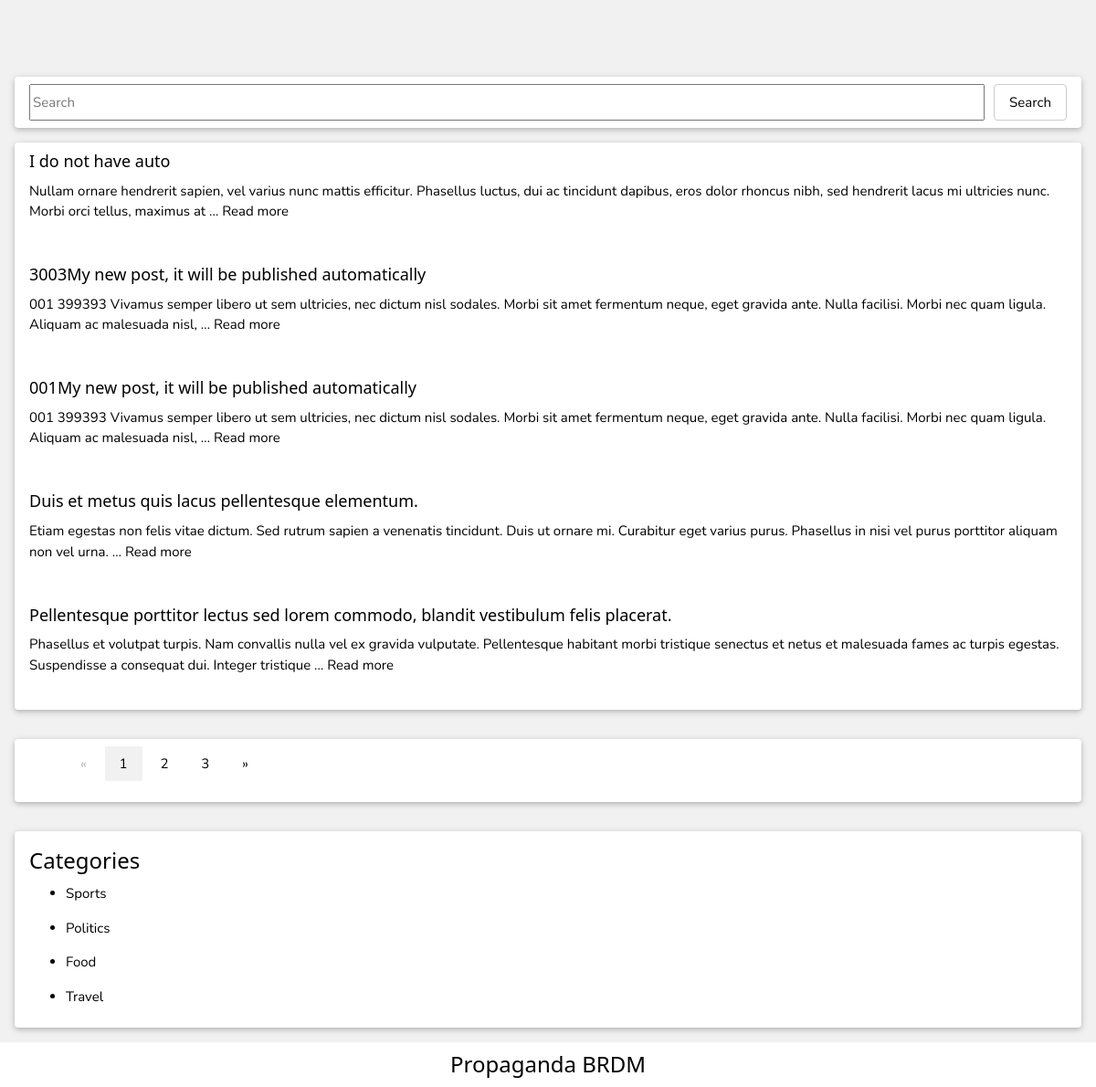
The page / on the database its author committed.
### blog/models.py (models this page shows, shortened)
class BlogPost(models.Model):
    author = models.ForeignKey(User, on_delete=models.CASCADE, related_name='author',)
    title = models.CharField(max_length=200)
    body = models.TextField()
    category = models.ManyToManyField(BlogPostCategory)
    date_created = models.DateTimeField(auto_now_add=True)
    is_published = models.BooleanField(default=False)
    likes = models.ManyToManyField(User, related_name="blog_post_likes", )
    dislikes = models.ManyToManyField(User, related_name="blog_post_dislikes", )
    class Meta:
        ordering = ['is_published']

class BlogPostCategory(models.Model):
    category = models.CharField(max_length=200)
    def __str__(self):
        return self.category

### blog/views.py (the view)
# urls.py: path('', index, name='index'),
def index(request):
    recentblogpost = BlogPost.objects.filter(is_published=True).order_by('-date_created')
    paginator = Paginator(recentblogpost, 5)
    page_number = request.GET.get('page')
    page_obj = paginator.get_page(page_number)
    categories = BlogPostCategory.objects.all()
    context = {
        'page_obj': page_obj,
        'categories': categories
    }
    search_input = request.GET.get('search-blog-post')
    if search_input:
        context['page_obj'] = recentblogpost.filter(title__icontains=search_input)
        context['search_input'] = search_input
    return render(request, 'blog/index.html', context)

### blog/templates/blog/index.html (shortened to what this page needs)
{% extends "blog/base.html" %}
{% block content %}
<div class="w3-card w3-margin w3-padding w3-white w3-container w3-round">
    <form method="get">
        <div style="display:flex;justify-content:space-between;">
            <input style="width:100%; margin-right:10px;" type="text" name="search-blog-post" value="{{search_input}}" placeholder="Search">
            <input class="w3-button w3-border w3-round w3-center w3-hover-light-grey" type="submit" value="Search">
        </div>
    </form>
</div>
<div class="w3-card w3-margin w3-white w3-container w3-round">
{% for post in page_obj %}
    <h5>{{post.title}}</h5>
    <p>
        {{post.body|safe|truncatewords:30}}
        <a href="{% url 'blog:detail' post.id %}">Read more</a>
    </p>
    <br/>
{% endfor %}
</div>
{% if page_obj.has_other_pages %}
<div style="display:flex;justify-content:center;">
<div class="w3-card w3-white w3-margin w3-bar w3-round w3-padding">
<ul>
    {% if page_obj.has_previous %}
        <li class="w3-button"><a href="?page={{page_obj.previous_page_number}}">&laquo;</a></li>
    {% else %}
        <li class="w3-button w3-disabled"><span>&laquo;</span></li>
    {% endif %}
    {% for i in page_obj.paginator.page_range %}
        {% if i == page_obj.number %}
            <li class="active w3-button w3-light-gray"><span>{{ i }} <span class="sr-only">(current)</span></span></li>
        {% else %}
            <li class="w3-button">{{ i }}</li>
        {% endif %}
    {% endfor %}
    {% if page_obj.has_next %}
        <li class="w3-button"><a href="?page={{page_obj.next_page_number}}">&raquo;</a></li>
    {% else %}
        <li class="w3-button w3-disabled"><span>&raquo;</span></li>
    {% endif %}
</ul>
</div>
</div>
<div class="w3-card w3-margin w3-padding w3-white w3-container w3-round">
    <h3>Categories</h3>
    {% for category in categories %}
        <ul>
            <li><a href="{% url 'blog:category_post' category %}">{{category.category}}</a></li>
        </ul>
    {% endfor %}
</div>
{% endif %}
{% endblock %}

### blog/templates/blog/base.html (shortened to what this page needs)
{% load static %}
<!DOCTYPE HTML>
<html lang="en">
<head>
    <link rel="stylesheet" href="https://cdn.jsdelivr.net/npm/bootstrap@4.6.0/dist/css/bootstrap.min.css">
    <link rel="stylesheet" href="{% static 'css/w3.css' %}">
</head>
<body class="w3-light-grey">
    <br />
    <br />
    <br />
    <div class="blogcontainer">
        {% block content %}
        {% endblock %}
    </div>
    <footer class="w3-container w3-white footer">
        <h3>Propaganda BRDM</h3>
    </footer>
</body>
</html>

### static/css/w3.css (style rules this page uses)
html { box-sizing:border-box }
*,*:before,*:after { box-sizing:inherit }
html { -ms-text-size-adjust:100%;-webkit-text-size-adjust:100% }
body { margin:0 }
article,aside,details,figcaption,figure,footer,header,main,menu,nav,section { display:block }
a { background-color:transparent }
button,input,select,textarea,optgroup { font:inherit;margin:0 }
button,input { overflow:visible }
button,[type=button],[type=reset],[type=submit] { -webkit-appearance:button }
html,body { font-family:Verdana,sans-serif;font-size:15px;line-height:1.5 }
html { overflow-x:hidden }
h3 { font-size:24px }
h5 { font-size:18px }
h1,h2,h3,h4,h5,h6 { font-family:"Segoe UI",Arial,sans-serif;font-weight:400;margin:10px 0 }
a { color:inherit }
.w3-btn,.w3-button { border:none;display:inline-block;padding:8px 16px;vertical-align:middle;overflow:hidden;text-decoration:none;color:inherit;background-color:inherit;text-align:center;cursor:pointer;white-space:nowrap }
.w3-btn,.w3-button { -webkit-touch-callout:none;-webkit-user-select:none;-khtml-user-select:none;-moz-user-select:none;-ms-user-select:none;user-select:none }
.w3-disabled,.w3-btn:disabled,.w3-button:disabled { cursor:not-allowed;opacity:0.3 }
.w3-disabled *,:disabled * { pointer-events:none }
.w3-bar { width:100%;overflow:hidden }
.w3-bar .w3-button { white-space:normal }
.w3-container:after,.w3-container:before,.w3-panel:after,.w3-panel:before,.w3-row:after,.w3-row:before,.w3-row-padding:after,.w3-row-padding:before, .w3-cell-row:before,.w3-cell-row:after,.w3-clear:after,.w3-clear:before,.w3-bar:before,.w3-bar:after { content:"";display:table;clear:both }
.w3-round,.w3-round-medium { border-radius:4px }
.w3-container,.w3-panel { padding:0.01em 16px }
.w3-card,.w3-card-2 { box-shadow:0 2px 5px 0 rgba(0,0,0,0.16),0 2px 10px 0 rgba(0,0,0,0.12) }
.w3-center { text-align:center!important }
.w3-border { border:1px solid #ccc!important }
.w3-margin { margin:16px!important }
.w3-padding { padding:8px 16px!important }
.w3-white,.w3-hover-white:hover { color:#000!important;background-color:#fff!important }
.w3-light-grey,.w3-hover-light-grey:hover,.w3-light-gray,.w3-hover-light-gray:hover { color:#000!important;background-color:#f1f1f1!important }

### blog/templates/blog/base.html (style rules this page uses)
html, body { height: 100%; }
.blogcontainer { font-family: 'Nunito', sans-serif; min-height: 100%; }
.footer { position: absolute; width: 100%; text-align: center; }

### rows shown on the page
BlogPost: title "I do not have auto", body "Nullam ornare hendrerit sapien, vel varius nunc mattis efficitur. Phasellus luctus, dui ac tincidunt dapibus, eros dolor rhoncus nibh, sed hendrerit lacus mi ultricies nunc. Morbi orci tellus, maximus at …"
BlogPost: title "3003My new post, it will be published automatically", body "001 399393 Vivamus semper libero ut sem ultricies, nec dictum nisl sodales. Morbi sit amet fermentum neque, eget gravida ante. Nulla facilisi. Morbi nec quam ligula. Aliquam ac malesuada nisl, …"
BlogPost: title "001My new post, it will be published automatically", body "001 399393 Vivamus semper libero ut sem ultricies, nec dictum nisl sodales. Morbi sit amet fermentum neque, eget gravida ante. Nulla facilisi. Morbi nec quam ligula. Aliquam ac malesuada nisl, …"
BlogPost: title "Duis et metus quis lacus pellentesque elementum.", body "Etiam egestas non felis vitae dictum. Sed rutrum sapien a venenatis tincidunt. Duis ut ornare mi. Curabitur eget varius purus. Phasellus in nisi vel purus porttitor aliquam non vel urna. …"
BlogPost: title "Pellentesque porttitor lectus sed lorem commodo, blandit vestibulum felis placerat.", body "Phasellus et volutpat turpis. Nam convallis nulla vel ex gravida vulputate. Pellentesque habitant morbi tristique senectus et netus et malesuada fames ac turpis egestas. Suspendisse a consequat dui. Integer tristique …"
BlogPostCategory: category "Sports"
BlogPostCategory: category "Politics"
BlogPostCategory: category "Food"
BlogPostCategory: category "Travel"

### other values the page prints
{{ i }} "1"
{{ i }} "2" "3"
